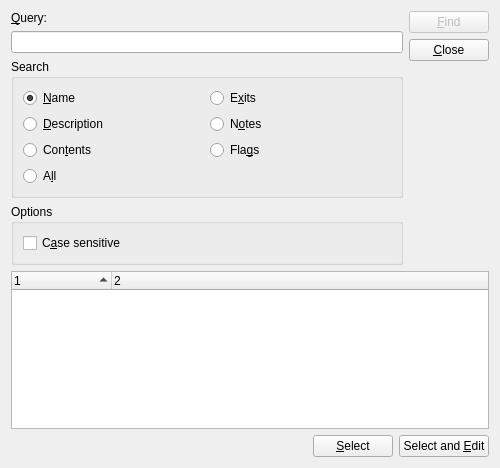
<?xml version="1.0" encoding="UTF-8"?>
<ui version="4.0">
 <class>FindRoomsDlg</class>
 <widget class="QWidget" name="FindRoomsDlg">
  <property name="geometry">
   <rect>
    <x>0</x>
    <y>0</y>
    <width>500</width>
    <height>468</height>
   </rect>
  </property>
  <property name="minimumSize">
   <size>
    <width>500</width>
    <height>400</height>
   </size>
  </property>
  <property name="windowTitle">
   <string>Find Rooms</string>
  </property>
  <property name="windowIcon">
   <iconset resource="../resources/mmapper2.qrc">
    <normaloff>:/icons/roomfind.png</normaloff>:/icons/roomfind.png</iconset>
  </property>
  <layout class="QVBoxLayout">
   <item>
    <layout class="QHBoxLayout">
     <item>
      <layout class="QVBoxLayout">
       <item>
        <widget class="QLabel" name="label">
         <property name="text">
          <string>&amp;Query:</string>
         </property>
         <property name="buddy">
          <cstring>lineEdit</cstring>
         </property>
        </widget>
       </item>
       <item>
        <widget class="QLineEdit" name="lineEdit"/>
       </item>
       <item>
        <layout class="QVBoxLayout" name="verticalLayout">
         <item>
          <widget class="QGroupBox" name="searchGroupBox">
           <property name="title">
            <string>Search</string>
           </property>
           <layout class="QGridLayout" name="gridLayout">
            <item row="1" column="1">
             <widget class="QRadioButton" name="notesRadioButton">
              <property name="text">
               <string>N&amp;otes</string>
              </property>
             </widget>
            </item>
            <item row="0" column="1">
             <widget class="QRadioButton" name="exitsRadioButton">
              <property name="text">
               <string>E&amp;xits</string>
              </property>
             </widget>
            </item>
            <item row="4" column="1">
             <widget class="QRadioButton" name="flagsRadioButton">
              <property name="text">
               <string>Fla&amp;gs</string>
              </property>
             </widget>
            </item>
            <item row="0" column="0">
             <widget class="QRadioButton" name="nameRadioButton">
              <property name="text">
               <string>&amp;Name</string>
              </property>
              <property name="checked">
               <bool>true</bool>
              </property>
             </widget>
            </item>
            <item row="1" column="0">
             <widget class="QRadioButton" name="descRadioButton">
              <property name="text">
               <string>&amp;Description</string>
              </property>
             </widget>
            </item>
            <item row="4" column="0">
             <widget class="QRadioButton" name="contentsRadioButton">
              <property name="text">
               <string>Con&amp;tents</string>
              </property>
             </widget>
            </item>
            <item row="6" column="0" colspan="2">
             <widget class="QRadioButton" name="allRadioButton">
              <property name="text">
               <string>A&amp;ll</string>
              </property>
              <property name="checked">
               <bool>false</bool>
              </property>
             </widget>
            </item>
           </layout>
          </widget>
         </item>
         <item>
          <widget class="QGroupBox" name="optionsGroupBox">
           <property name="title">
            <string>Options</string>
           </property>
           <layout class="QHBoxLayout">
            <item>
             <widget class="QCheckBox" name="caseCheckBox">
              <property name="text">
               <string>C&amp;ase sensitive</string>
              </property>
             </widget>
            </item>
           </layout>
          </widget>
         </item>
        </layout>
       </item>
      </layout>
     </item>
     <item>
      <layout class="QVBoxLayout">
       <item>
        <widget class="QPushButton" name="findButton">
         <property name="enabled">
          <bool>false</bool>
         </property>
         <property name="text">
          <string>&amp;Find</string>
         </property>
         <property name="default">
          <bool>false</bool>
         </property>
        </widget>
       </item>
       <item>
        <widget class="QPushButton" name="closeButton">
         <property name="text">
          <string>&amp;Close</string>
         </property>
        </widget>
       </item>
       <item>
        <spacer>
         <property name="orientation">
          <enum>Qt::Vertical</enum>
         </property>
         <property name="sizeHint" stdset="0">
          <size>
           <width>20</width>
           <height>40</height>
          </size>
         </property>
        </spacer>
       </item>
      </layout>
     </item>
    </layout>
   </item>
   <item>
    <widget class="QTreeWidget" name="resultTable">
     <property name="sortingEnabled">
      <bool>true</bool>
     </property>
     <property name="columnCount">
      <number>2</number>
     </property>
     <column>
      <property name="text">
       <string>1</string>
      </property>
     </column>
     <column>
      <property name="text">
       <string>2</string>
      </property>
     </column>
    </widget>
   </item>
   <item>
    <widget class="QFrame" name="frame">
     <property name="frameShape">
      <enum>QFrame::NoFrame</enum>
     </property>
     <property name="frameShadow">
      <enum>QFrame::Plain</enum>
     </property>
     <property name="lineWidth">
      <number>0</number>
     </property>
     <layout class="QHBoxLayout" name="horizontalLayout">
      <property name="leftMargin">
       <number>0</number>
      </property>
      <property name="topMargin">
       <number>0</number>
      </property>
      <property name="rightMargin">
       <number>0</number>
      </property>
      <property name="bottomMargin">
       <number>0</number>
      </property>
      <item>
       <widget class="QLabel" name="roomsFoundLabel">
        <property name="text">
         <string/>
        </property>
       </widget>
      </item>
      <item>
       <widget class="QPushButton" name="selectButton">
        <property name="sizePolicy">
         <sizepolicy hsizetype="Maximum" vsizetype="Fixed">
          <horstretch>0</horstretch>
          <verstretch>0</verstretch>
         </sizepolicy>
        </property>
        <property name="text">
         <string>&amp;Select</string>
        </property>
       </widget>
      </item>
      <item>
       <widget class="QPushButton" name="editButton">
        <property name="sizePolicy">
         <sizepolicy hsizetype="Maximum" vsizetype="Fixed">
          <horstretch>0</horstretch>
          <verstretch>0</verstretch>
         </sizepolicy>
        </property>
        <property name="text">
         <string>Select and &amp;Edit</string>
        </property>
       </widget>
      </item>
     </layout>
    </widget>
   </item>
  </layout>
 </widget>
 <tabstops>
  <tabstop>lineEdit</tabstop>
  <tabstop>findButton</tabstop>
  <tabstop>closeButton</tabstop>
  <tabstop>nameRadioButton</tabstop>
  <tabstop>exitsRadioButton</tabstop>
  <tabstop>descRadioButton</tabstop>
  <tabstop>notesRadioButton</tabstop>
  <tabstop>contentsRadioButton</tabstop>
  <tabstop>caseCheckBox</tabstop>
  <tabstop>resultTable</tabstop>
  <tabstop>selectButton</tabstop>
 </tabstops>
 <resources>
  <include location="../resources/mmapper2.qrc"/>
 </resources>
 <connections/>
</ui>
